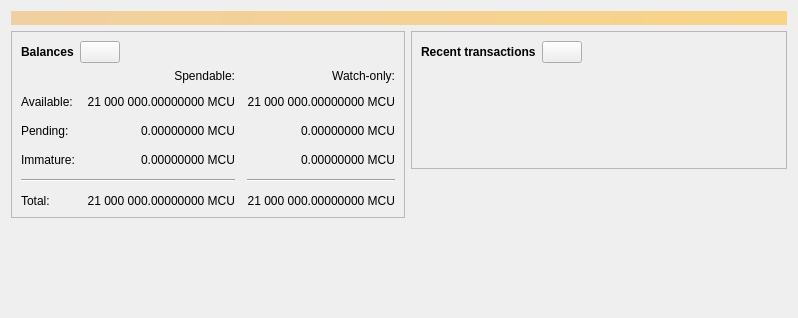
<?xml version="1.0" encoding="UTF-8"?>
<ui version="4.0">
 <class>OverviewPage</class>
 <widget class="QWidget" name="OverviewPage">
  <property name="geometry">
   <rect>
    <x>0</x>
    <y>0</y>
    <width>798</width>
    <height>318</height>
   </rect>
  </property>
  <property name="windowTitle">
   <string>Form</string>
  </property>
  <layout class="QVBoxLayout" name="topLayout">
   <item>
    <widget class="QLabel" name="labelAlerts">
     <property name="visible">
      <bool>false</bool>
     </property>
     <property name="styleSheet">
      <string notr="true">QLabel { background-color: qlineargradient(x1: 0, y1: 0, x2: 1, y2: 0, stop:0 #F0D0A0, stop:1 #F8D488); color:#000000; }</string>
     </property>
     <property name="wordWrap">
      <bool>true</bool>
     </property>
     <property name="margin">
      <number>3</number>
     </property>
     <property name="textInteractionFlags">
      <set>Qt::TextSelectableByMouse</set>
     </property>
    </widget>
   </item>
   <item>
    <layout class="QHBoxLayout" name="horizontalLayout" stretch="1,1">
     <item>
      <layout class="QVBoxLayout" name="verticalLayout_2">
       <item>
        <widget class="QFrame" name="frame">
         <property name="frameShape">
          <enum>QFrame::StyledPanel</enum>
         </property>
         <property name="frameShadow">
          <enum>QFrame::Raised</enum>
         </property>
         <layout class="QVBoxLayout" name="verticalLayout_4">
          <item>
           <layout class="QHBoxLayout" name="horizontalLayout_4">
            <item>
             <widget class="QLabel" name="label_5">
              <property name="font">
               <font>
                <weight>75</weight>
                <bold>true</bold>
               </font>
              </property>
              <property name="text">
               <string>Balances</string>
              </property>
             </widget>
            </item>
            <item>
             <widget class="QPushButton" name="labelWalletStatus">
              <property name="enabled">
               <bool>true</bool>
              </property>
              <property name="maximumSize">
               <size>
                <width>45</width>
                <height>16777215</height>
               </size>
              </property>
              <property name="toolTip">
               <string>The displayed information may be out of date. Your wallet automatically synchronizes with the Microcurrency network after a connection is established, but this process has not completed yet.</string>
              </property>
              <property name="text">
               <string/>
              </property>
              <property name="icon">
               <iconset resource="../microcurrency.qrc">
                <normaloff>:/icons/warning</normaloff>
                <disabledoff>:/icons/warning</disabledoff>:/icons/warning</iconset>
              </property>
              <property name="iconSize">
               <size>
                <width>24</width>
                <height>24</height>
               </size>
              </property>
             </widget>
            </item>
            <item>
             <spacer name="horizontalSpacer_3">
              <property name="orientation">
               <enum>Qt::Horizontal</enum>
              </property>
              <property name="sizeHint" stdset="0">
               <size>
                <width>40</width>
                <height>20</height>
               </size>
              </property>
             </spacer>
            </item>
           </layout>
          </item>
          <item>
           <layout class="QGridLayout" name="gridLayout">
            <property name="spacing">
             <number>12</number>
            </property>
            <item row="2" column="2">
             <widget class="QLabel" name="labelWatchPending">
              <property name="cursor">
               <cursorShape>IBeamCursor</cursorShape>
              </property>
              <property name="toolTip">
               <string>Unconfirmed transactions to watch-only addresses</string>
              </property>
              <property name="text">
               <string notr="true">0.00000000 MCU</string>
              </property>
              <property name="alignment">
               <set>Qt::AlignRight|Qt::AlignTrailing|Qt::AlignVCenter</set>
              </property>
              <property name="textInteractionFlags">
               <set>Qt::LinksAccessibleByMouse|Qt::TextSelectableByKeyboard|Qt::TextSelectableByMouse</set>
              </property>
             </widget>
            </item>
            <item row="2" column="1">
             <widget class="QLabel" name="labelUnconfirmed">
              <property name="cursor">
               <cursorShape>IBeamCursor</cursorShape>
              </property>
              <property name="toolTip">
               <string>Total of transactions that have yet to be confirmed, and do not yet count toward the spendable balance</string>
              </property>
              <property name="text">
               <string notr="true">0.00000000 MCU</string>
              </property>
              <property name="alignment">
               <set>Qt::AlignRight|Qt::AlignTrailing|Qt::AlignVCenter</set>
              </property>
              <property name="textInteractionFlags">
               <set>Qt::LinksAccessibleByMouse|Qt::TextSelectableByKeyboard|Qt::TextSelectableByMouse</set>
              </property>
             </widget>
            </item>
            <item row="3" column="2">
             <widget class="QLabel" name="labelWatchImmature">
              <property name="cursor">
               <cursorShape>IBeamCursor</cursorShape>
              </property>
              <property name="toolTip">
               <string>Mined balance in watch-only addresses that has not yet matured</string>
              </property>
              <property name="text">
               <string notr="true">0.00000000 MCU</string>
              </property>
              <property name="alignment">
               <set>Qt::AlignRight|Qt::AlignTrailing|Qt::AlignVCenter</set>
              </property>
              <property name="textInteractionFlags">
               <set>Qt::LinksAccessibleByMouse|Qt::TextSelectableByKeyboard|Qt::TextSelectableByMouse</set>
              </property>
             </widget>
            </item>
            <item row="4" column="0" colspan="2">
             <widget class="Line" name="line">
              <property name="orientation">
               <enum>Qt::Horizontal</enum>
              </property>
             </widget>
            </item>
            <item row="4" column="2">
             <widget class="Line" name="lineWatchBalance">
              <property name="sizePolicy">
               <sizepolicy hsizetype="Preferred" vsizetype="Fixed">
                <horstretch>0</horstretch>
                <verstretch>0</verstretch>
               </sizepolicy>
              </property>
              <property name="minimumSize">
               <size>
                <width>140</width>
                <height>0</height>
               </size>
              </property>
              <property name="orientation">
               <enum>Qt::Horizontal</enum>
              </property>
             </widget>
            </item>
            <item row="5" column="0">
             <widget class="QLabel" name="labelTotalText">
              <property name="text">
               <string>Total:</string>
              </property>
             </widget>
            </item>
            <item row="3" column="1">
             <widget class="QLabel" name="labelImmature">
              <property name="cursor">
               <cursorShape>IBeamCursor</cursorShape>
              </property>
              <property name="toolTip">
               <string>Mined balance that has not yet matured</string>
              </property>
              <property name="text">
               <string notr="true">0.00000000 MCU</string>
              </property>
              <property name="alignment">
               <set>Qt::AlignRight|Qt::AlignTrailing|Qt::AlignVCenter</set>
              </property>
              <property name="textInteractionFlags">
               <set>Qt::LinksAccessibleByMouse|Qt::TextSelectableByKeyboard|Qt::TextSelectableByMouse</set>
              </property>
             </widget>
            </item>
            <item row="2" column="3">
             <spacer name="horizontalSpacer_2">
              <property name="orientation">
               <enum>Qt::Horizontal</enum>
              </property>
              <property name="sizeHint" stdset="0">
               <size>
                <width>40</width>
                <height>20</height>
               </size>
              </property>
             </spacer>
            </item>
            <item row="3" column="0">
             <widget class="QLabel" name="labelImmatureText">
              <property name="text">
               <string>Immature:</string>
              </property>
             </widget>
            </item>
            <item row="5" column="1">
             <widget class="QLabel" name="labelTotal">
              <property name="cursor">
               <cursorShape>IBeamCursor</cursorShape>
              </property>
              <property name="toolTip">
               <string>Your current total balance</string>
              </property>
              <property name="text">
               <string notr="true">21 000 000.00000000 MCU</string>
              </property>
              <property name="alignment">
               <set>Qt::AlignRight|Qt::AlignTrailing|Qt::AlignVCenter</set>
              </property>
              <property name="textInteractionFlags">
               <set>Qt::LinksAccessibleByMouse|Qt::TextSelectableByKeyboard|Qt::TextSelectableByMouse</set>
              </property>
             </widget>
            </item>
            <item row="5" column="2">
             <widget class="QLabel" name="labelWatchTotal">
              <property name="cursor">
               <cursorShape>IBeamCursor</cursorShape>
              </property>
              <property name="toolTip">
               <string>Current total balance in watch-only addresses</string>
              </property>
              <property name="text">
               <string notr="true">21 000 000.00000000 MCU</string>
              </property>
              <property name="alignment">
               <set>Qt::AlignRight|Qt::AlignTrailing|Qt::AlignVCenter</set>
              </property>
              <property name="textInteractionFlags">
               <set>Qt::LinksAccessibleByMouse|Qt::TextSelectableByKeyboard|Qt::TextSelectableByMouse</set>
              </property>
             </widget>
            </item>
            <item row="0" column="2">
             <widget class="QLabel" name="labelWatchonly">
              <property name="text">
               <string>Watch-only:</string>
              </property>
              <property name="alignment">
               <set>Qt::AlignRight|Qt::AlignTrailing|Qt::AlignVCenter</set>
              </property>
             </widget>
            </item>
            <item row="1" column="0">
             <widget class="QLabel" name="labelBalanceText">
              <property name="text">
               <string>Available:</string>
              </property>
             </widget>
            </item>
            <item row="1" column="1">
             <widget class="QLabel" name="labelBalance">
              <property name="cursor">
               <cursorShape>IBeamCursor</cursorShape>
              </property>
              <property name="toolTip">
               <string>Your current spendable balance</string>
              </property>
              <property name="text">
               <string notr="true">21 000 000.00000000 MCU</string>
              </property>
              <property name="alignment">
               <set>Qt::AlignRight|Qt::AlignTrailing|Qt::AlignVCenter</set>
              </property>
              <property name="textInteractionFlags">
               <set>Qt::LinksAccessibleByMouse|Qt::TextSelectableByKeyboard|Qt::TextSelectableByMouse</set>
              </property>
             </widget>
            </item>
            <item row="1" column="2">
             <widget class="QLabel" name="labelWatchAvailable">
              <property name="cursor">
               <cursorShape>IBeamCursor</cursorShape>
              </property>
              <property name="toolTip">
               <string>Your current balance in watch-only addresses</string>
              </property>
              <property name="text">
               <string notr="true">21 000 000.00000000 MCU</string>
              </property>
              <property name="alignment">
               <set>Qt::AlignRight|Qt::AlignTrailing|Qt::AlignVCenter</set>
              </property>
              <property name="textInteractionFlags">
               <set>Qt::LinksAccessibleByMouse|Qt::TextSelectableByKeyboard|Qt::TextSelectableByMouse</set>
              </property>
             </widget>
            </item>
            <item row="2" column="0">
             <widget class="QLabel" name="labelPendingText">
              <property name="text">
               <string>Pending:</string>
              </property>
             </widget>
            </item>
            <item row="0" column="1">
             <widget class="QLabel" name="labelSpendable">
              <property name="text">
               <string>Spendable:</string>
              </property>
              <property name="alignment">
               <set>Qt::AlignRight|Qt::AlignTrailing|Qt::AlignVCenter</set>
              </property>
             </widget>
            </item>
           </layout>
          </item>
         </layout>
        </widget>
       </item>
       <item>
        <spacer name="verticalSpacer">
         <property name="orientation">
          <enum>Qt::Vertical</enum>
         </property>
         <property name="sizeHint" stdset="0">
          <size>
           <width>20</width>
           <height>40</height>
          </size>
         </property>
        </spacer>
       </item>
      </layout>
     </item>
     <item>
      <layout class="QVBoxLayout" name="verticalLayout_3">
       <item>
        <widget class="QFrame" name="frame_2">
         <property name="frameShape">
          <enum>QFrame::StyledPanel</enum>
         </property>
         <property name="frameShadow">
          <enum>QFrame::Raised</enum>
         </property>
         <layout class="QVBoxLayout" name="verticalLayout">
          <item>
           <layout class="QHBoxLayout" name="horizontalLayout_2">
            <item>
             <widget class="QLabel" name="label_4">
              <property name="font">
               <font>
                <weight>75</weight>
                <bold>true</bold>
               </font>
              </property>
              <property name="text">
               <string>Recent transactions</string>
              </property>
             </widget>
            </item>
            <item>
             <widget class="QPushButton" name="labelTransactionsStatus">
              <property name="enabled">
               <bool>true</bool>
              </property>
              <property name="maximumSize">
               <size>
                <width>45</width>
                <height>16777215</height>
               </size>
              </property>
              <property name="toolTip">
               <string>The displayed information may be out of date. Your wallet automatically synchronizes with the Microcurrency network after a connection is established, but this process has not completed yet.</string>
              </property>
              <property name="text">
               <string/>
              </property>
              <property name="icon">
               <iconset resource="../microcurrency.qrc">
                <normaloff>:/icons/warning</normaloff>
                <disabledoff>:/icons/warning</disabledoff>:/icons/warning</iconset>
              </property>
              <property name="iconSize">
               <size>
                <width>24</width>
                <height>24</height>
               </size>
              </property>
             </widget>
            </item>
            <item>
             <spacer name="horizontalSpacer">
              <property name="orientation">
               <enum>Qt::Horizontal</enum>
              </property>
              <property name="sizeHint" stdset="0">
               <size>
                <width>40</width>
                <height>20</height>
               </size>
              </property>
             </spacer>
            </item>
           </layout>
          </item>
          <item>
           <widget class="TransactionOverviewWidget" name="listTransactions">
            <property name="styleSheet">
             <string notr="true">QListView { background: transparent; }</string>
            </property>
            <property name="frameShape">
             <enum>QFrame::NoFrame</enum>
            </property>
            <property name="verticalScrollBarPolicy">
             <enum>Qt::ScrollBarAlwaysOff</enum>
            </property>
            <property name="horizontalScrollBarPolicy">
             <enum>Qt::ScrollBarAlwaysOff</enum>
            </property>
            <property name="sizeAdjustPolicy">
             <enum>QAbstractScrollArea::AdjustToContents</enum>
            </property>
            <property name="selectionMode">
             <enum>QAbstractItemView::NoSelection</enum>
            </property>
            <property name="uniformItemSizes">
             <bool>true</bool>
            </property>
           </widget>
          </item>
         </layout>
        </widget>
       </item>
       <item>
        <spacer name="verticalSpacer_2">
         <property name="orientation">
          <enum>Qt::Vertical</enum>
         </property>
         <property name="sizeHint" stdset="0">
          <size>
           <width>20</width>
           <height>40</height>
          </size>
         </property>
        </spacer>
       </item>
      </layout>
     </item>
    </layout>
   </item>
  </layout>
 </widget>
 <customwidgets>
  <customwidget>
   <class>TransactionOverviewWidget</class>
   <extends>QListView</extends>
   <header>qt/transactionoverviewwidget.h</header>
  </customwidget>
 </customwidgets>
 <resources/>
 <connections/>
</ui>
